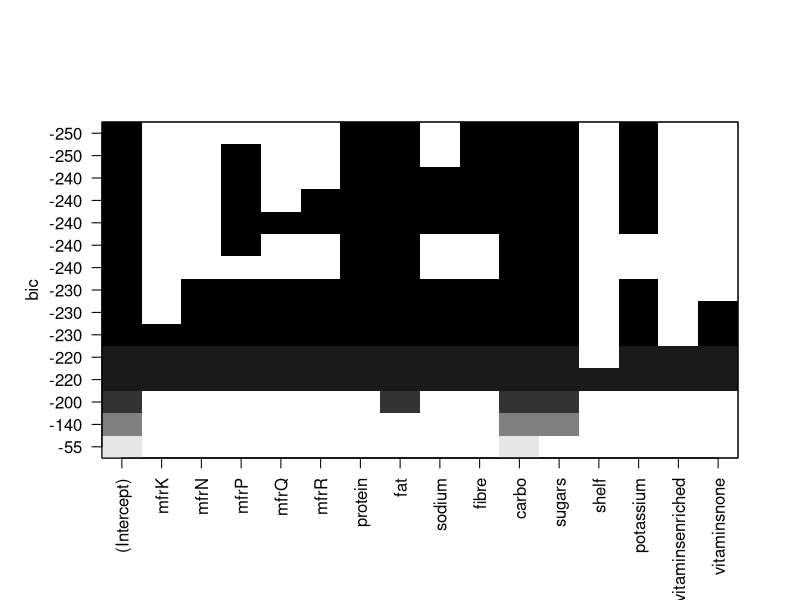
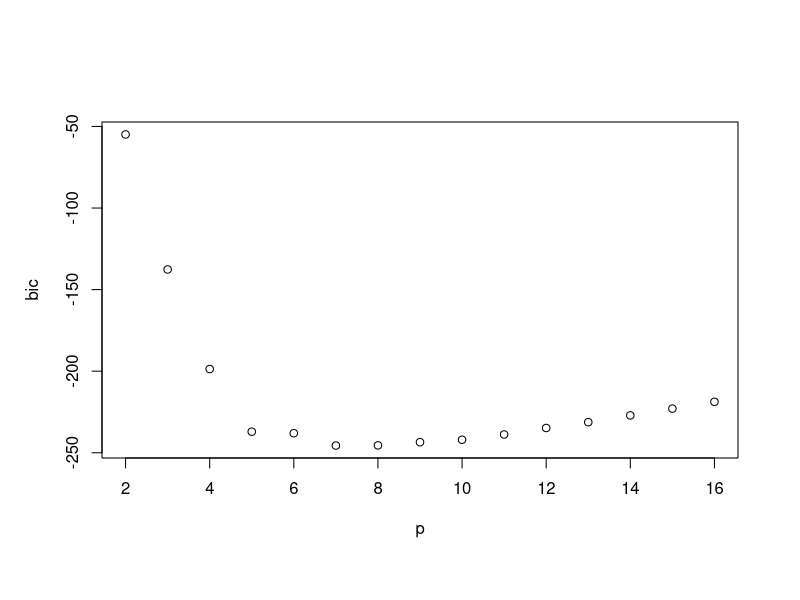
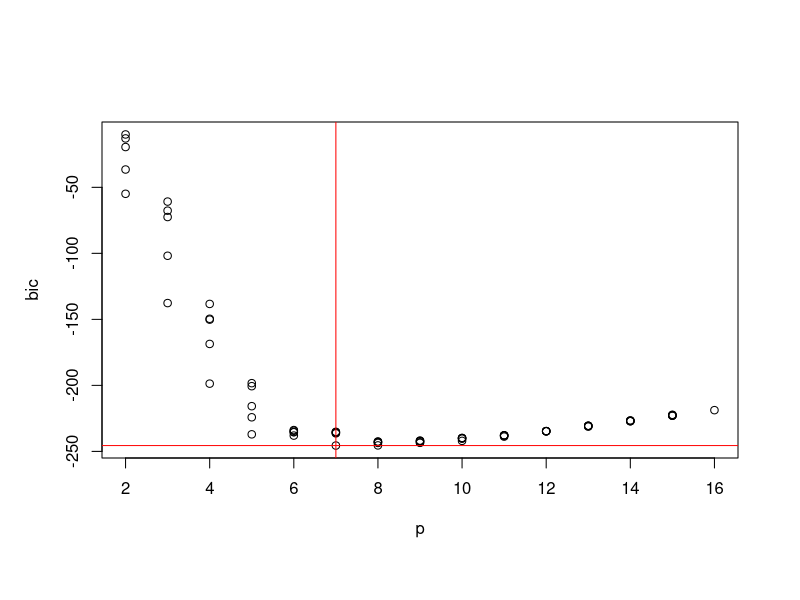

Generate these figures, in order, with R: (Note: this script raises an error after producing the figures.)
library(MASS)
data(UScereal)

model.null =  lm(calories ~ 1, data=UScereal)
model.full =  lm(calories ~ ., data=UScereal)
stepAIC(model.full,direction="backward")
# Achterwaartse regressie:
# - een aantal veranderlijken weglaten levert een betere (lagere) AIC op
# - <none> correspondeert met het huidige model
# - voor een aantal andere veranderlijken resulteert het weglaten in een stijgende AIC
# De veranderlijke die grootste AIC-reductie veroorzaakt wordt weggelaten
# Wanneer <none> de laatste AIC heeft, stopt het proces
stepAIC(model.full,direction="both")
# Bidirectionele selectie:
# - Ook de AIC bij het toevoegen van termen wordt bekeken
# - In de eerste stappen zal dat niet gebeuren omdat de overeenkomstige modellen al beschouwd werden
# - In de derde stap is het mogelijk dat het toevoegen van een term een lagere AIC oplevert. In dit voorbeeld gebeurt het niet.
stepAIC(model.null,direction="forward",scope=list(upper=model.full,lower=model.null))
# Voorwaartse regressie:
# - De eerste stappen tonen wat (volgens het gekozen criterium) de interessantste veranderlijke is: hier carbo
# In het algemeen geven deze methoden hoogstens een leidraad voor modelselectie. Toepassen zonder meer is zelden voldoende.

calories.step = stepAIC(model.full)
class(calories.step)   # output is enkel het finale model
summary(calories.step) # summary geeft dus de klassieke tabel bij dit model
anova(calories.step)   # analoog geeft anovamodel van onderliggende modellen
calories.step$anova    # $anova-attribuut geeft anovatabel van doorlopen modellen
# merk op dat stepAIC categorische veranderlijken (mfr, vitamins) als geheel behandelt

###

library(leaps)
calories.all = regsubsets(calories~.,data=UScereal,nvmax=15) # de attributen van het regsubsets-object zijn niet interessant
plot(calories.all)
summary(calories.all) # de interessante resultaten zitten in het summary.regsubsets-object
# carbo, sugars en fat - in die volgorde - kunnen het aantal calorieën het best voorspellen (ha ja, natuurlijk...)
attributes(summary(calories.all))
summary(calories.all)$outmat # schematische voorstellling
summary(calories.all)$which # logische voorstelling
# indicatoren bij mfr en vitamins worden los van 
which.min(summary(calories.all)$bic) # zesde model heeft laagste BIC-score
coef(calories.all,1) # coëfficiënten van het eerste model

p = rowSums(summary(calories.all)$which)
bic = summary(calories.all)$bic
plot(p,bic)
which.min(bic)
summary(calories.all)$which[which.min(bic),]
coef(calories.all,which.min(bic)) # coëfficiënten van het beste model
# dat is er dus zeker eentje te veel: potassium heeft niets met calorieën te maken terwijl alle info in de andere variabelen zou moeten zitten volgens de formule van FDA

cereal.five = regsubsets(calories~.,data=UScereal, nvmax=15, nbest=5)
p = rowSums(summary(cereal.five)$which)
bic = summary(cereal.five)$bic
plot(p,bic)
# "beste" modellen liggen niet noodzakelijk ver uit elkaar, dus ook kijken wat er gebeurt als er termen worden toegevoegd
# eerste paar termen hebben een duidelijk voordeel ten opzichte van de andere, daarna is de winst veel kleiner en speelt het ook niet zo'n rol meer
p[which.min(bic)]; abline(h=min(bic),col='red'); abline(v=p[which.min(bic)],col='red')
# De laagste bic wordt bereikt bij het 6e model met 7 termen
summary(cereal.five)$which[which.min(bic),]
coef(cereal.five,which.min(bic)) # idem vorige uiteraard

library(gmodels)
model = lm(calories~fat+carbo+sugars+protein+fibre+potassium)
summary(model)
# automatisch model uit regsubsets selecteren is jammer genoeg moeilijk, zeker met indicatoren en interacties
test.glh = glh.test(model, cm=diag(rep(1,7)), d=c(0,9,4,4,4,2,0)); test.glh
# De coëfficiënten liggen weliswaar in de buurt maar verschillen desalniettemin significant van het voorgestelde model

data(Prestige)
names(Prestige)
model = lm(prestige~.^2,data=Prestige[,-5])
stepAIC(model,direction="both") # interacties met type blijven, andere niet
model.all = regsubsets(prestige~.^2,data=Prestige[,-5],nvmax=15)
bic = summary(model.all)$bic
plot(model.all)
coef(model.all,which.min(bic)) # regsubsets gebruikt indicatoren als afzonderlijke veranderlijken
# dit is niet zeer zinvol bij meerdere niveaus omdat verschillen met de referentiegroep WEL maar tussen referentiegroepen NIET door het model kunnen worden in(uit)gesloten
